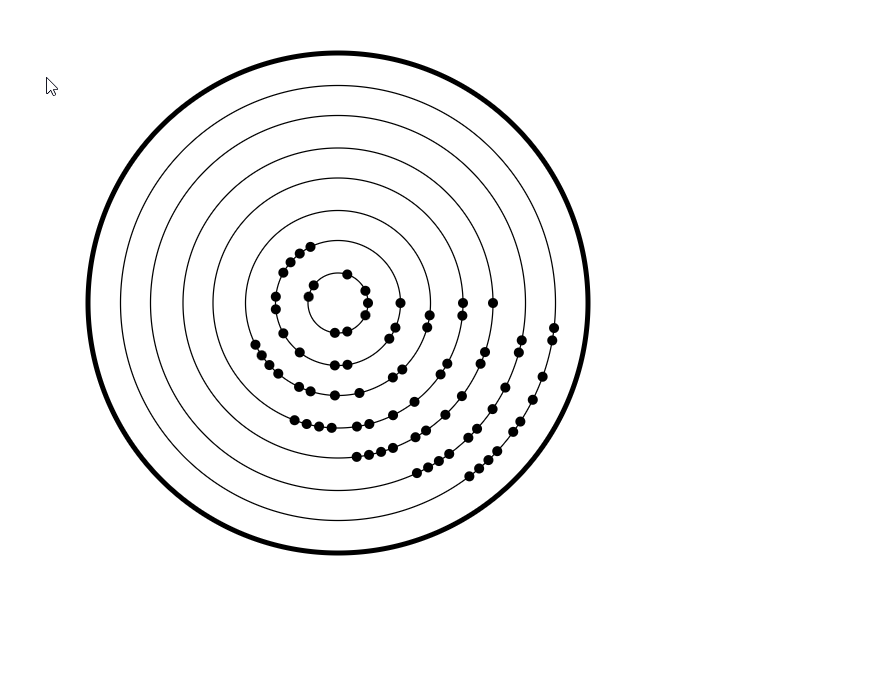
#> input picture V5/test.png, 894 x 673 px, found by its file name
$ python Read.py
#> lines starting #> are read from the running program, lines starting #| are printed output that depends on the picture; after the words box and inside, x2 and y2 are one past the last pixel; in counts of white or black regions, pixels touching at a corner belong together
import numpy as np
import cv2 as cv
import drawsvg as draw

size = 5

def read(path):
#> called with path = 'V5/test.png'
    img = cv.imread(path, cv.IMREAD_GRAYSCALE)
#> img: shape (673, 894); min 0, max 255, mean 246.6
    assert img is not None, "file could not be read, check with os.path.exists()"
    #img = cv.medianBlur(img,5)
    cimg = cv.cvtColor(img,cv.COLOR_GRAY2BGR)


    circles = cv.HoughCircles(img,cv.HOUGH_GRADIENT,1,20,
                                param1=10,
                                param2=40,
                                minRadius=1,
                                maxRadius=2000)
#> circles = 82 rows, first 8: [337.5, 302.5, 247.7], [297.5, 332.5, 203.3], [381.5, 325.5, 203.3], [369.5, 263.5, 202.8], [314.5, 256.5, 202], [392.5, 259.5, 183.5], [387.5, 237.5, 170.6], [290.5, 236.5, 171.6]
    circles = np.uint16(np.around(circles))
#> circles = 82 rows, first 8: [338, 302, 248], [298, 332, 203], [382, 326, 203], [370, 264, 203], [314, 256, 202], [392, 260, 184], [388, 238, 171], [290, 236, 172]
    circles = sorted(circles, key=lambda x: x[2], reverse=True)
#> circles = 1 item
    circle = circles[0][0]
#> circle = [338, 302, 248]
    cv.circle(cimg,(circle[0],circle[1]),1,(255,0,0),3)
#> cimg: shape (673, 894, 3); mean B, G, R 246.6, 246.6, 246.6
    cv.circle(cimg,(circle[0],circle[1]),circle[2],(255,0,0),3)
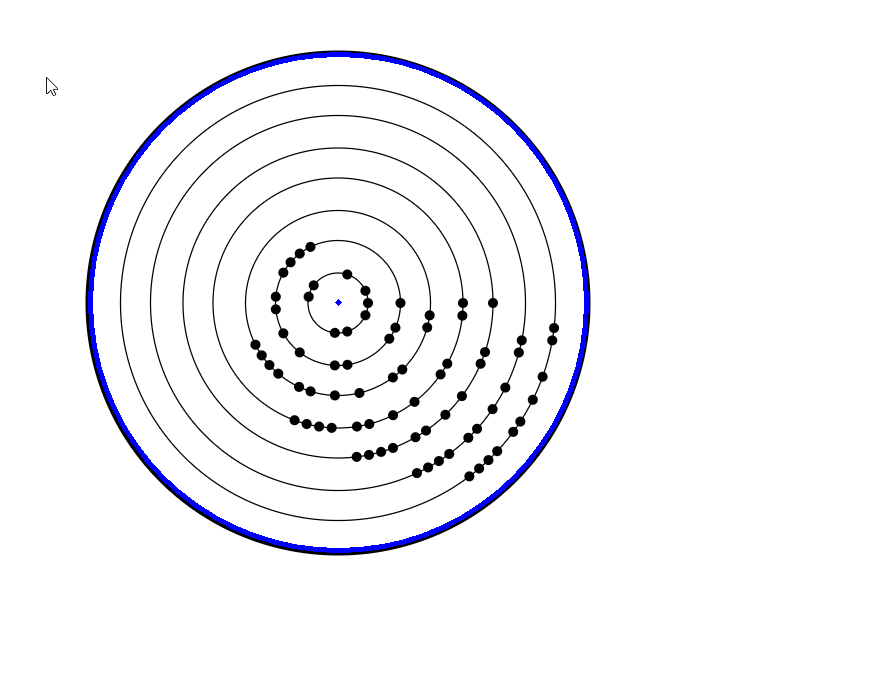
#> cimg: shape (673, 894, 3); mean B, G, R 248.5, 245.2, 245.2
    Binary = []
    counter = 0
    for i in range(1,8):
        r = circle[2] / 8 * i
        n = int(100 / 8 * i * np.pi * 2 / size)
        step = 360 / n
        for u in range(n):
            t = np.radians(u * step) - 11
            x = int(r * np.cos(t) + circle[1])
            y = int(r * np.sin(t) + circle[0])
            cimg[x,y] = [255,0,0]
#> this loop made 7 passes
#> r on passes 1 to 7: 31, 62, 93, 124, 155, 186, 217
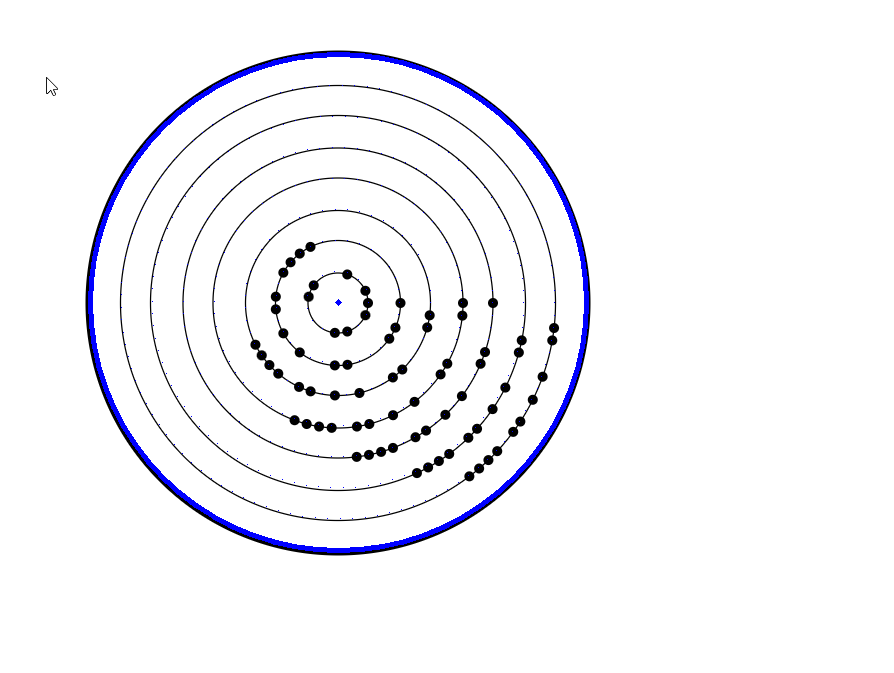
#> cimg: shape (673, 894, 3); 0.07% of pixels changed, all inside (x1, y1, x2, y2) = (121, 85, 555, 519)

    cv.imshow('detected circles',cimg)
    cv.waitKey(0)
    cv.destroyAllWindows()
    return Binary


def getAverage(list):
    return int(sum(list) / len(list))


if __name__ == '__main__':
    print(read('V5/test.png'))


# [15 lines of commented-out code are left out]

$ run again, with V5/GpeYhRc.png copied over V5/test.png
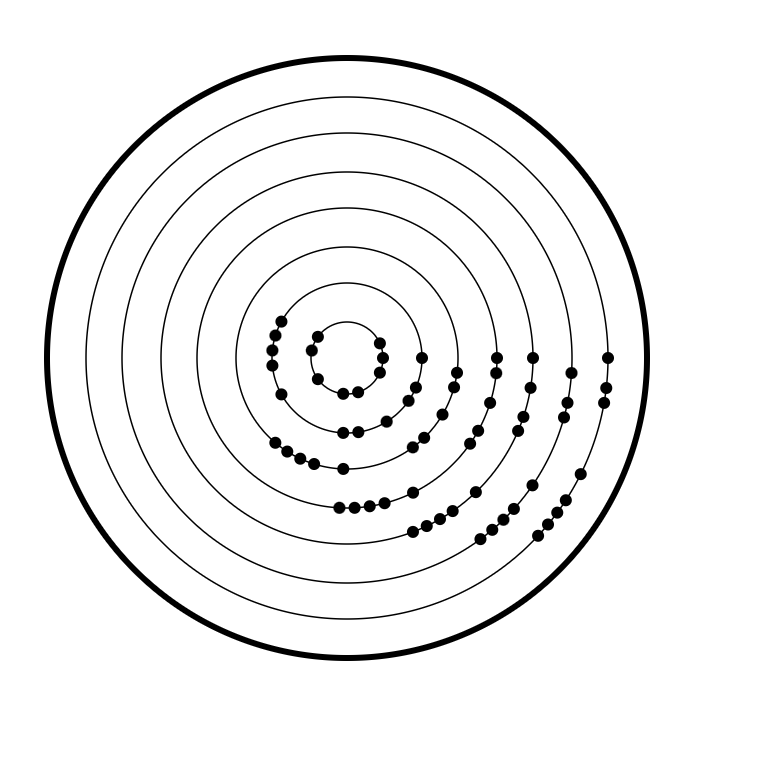
#> input picture V5/GpeYhRc.png, 775 x 758 px, found by its file name
#> in read, img is the input picture: shape (758, 775); min 0, max 255, mean 243.2
#> in read, `circles = cv.HoughCircles(img,cv.HOUGH_GRADIENT,1,20, param1=10, param..`: circles = 98 rows, first 8: [346.5, 357.5, 303.2], [340.5, 336.5, 281.8], [367.5, 363.5, 281.8], [330.5, 373.5, 280.7], [353.5, 378.5, 281], [361.5, 342.5, 205.4], [323.5, 351.5, 279.4], [373.5, 304.5, 243.8]
#> in read, `circles = np.uint16(np.around(circles))`: circles = 98 rows, first 8: [346, 358, 303], [340, 336, 282], [368, 364, 282], [330, 374, 281], [354, 378, 281], [362, 342, 205], [324, 352, 279], [374, 304, 244]
#> in read, `circles = sorted(circles, key=lambda x: x[2], reverse=True)`: circles = 1 item
#> circle = [346, 358, 303]
#> in read, `cv.circle(cimg,(circle[0],circle[1]),circle[2],(255,0,0),3)`:
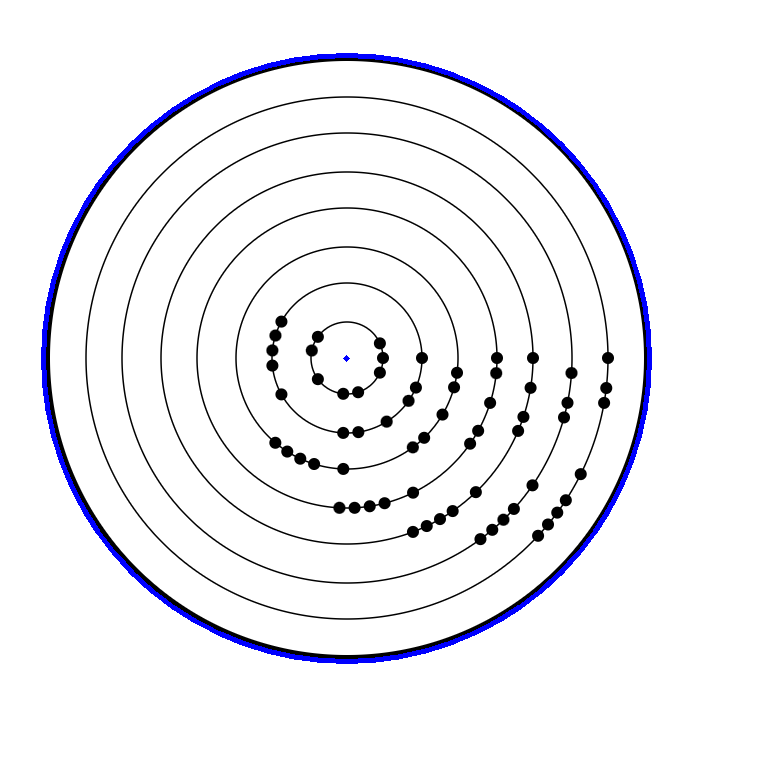
#> cimg: shape (758, 775, 3); mean B, G, R 245.3, 241.2, 241.2
#> the loop in read, `for i in range(1,8):` made 7 passes
#> r on passes 1 to 7: 37.88, 75.75, 113.6, 151.5, 189.4, 227.2, 265.1
#> after the loop in read, `for i in range(1,8):`:
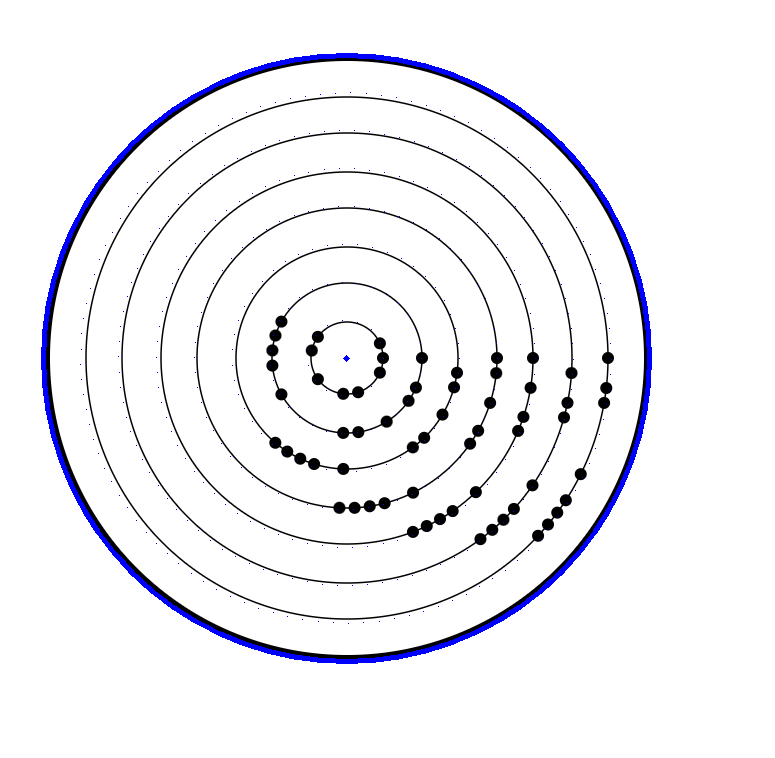
#> cimg: shape (758, 775, 3); 0.07% of pixels changed, all inside (x1, y1, x2, y2) = (80, 92, 612, 624)
